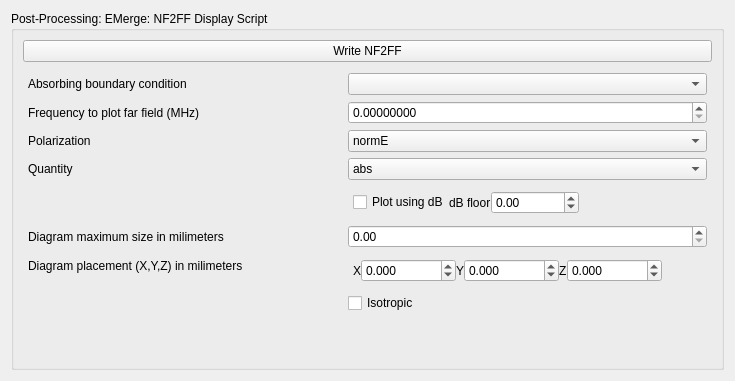
                   <widget class="QWidget" name="probeProcessingEmergeTab_nf2ffTab">
                    <attribute name="title">
                     <string>NF2FF</string>
                    </attribute>
                    <layout class="QVBoxLayout" name="verticalLayout_46">
                     <item>
                      <widget class="QGroupBox" name="nf2ffEMergeGroupProcessing">
                       <property name="title">
                        <string>Post-Processing: EMerge: NF2FF Display Script</string>
                       </property>
                       <layout class="QVBoxLayout" name="verticalLayout_45">
                        <item>
                         <widget class="QPushButton" name="writeNf2ffEmergeButton">
                          <property name="text">
                           <string>Write NF2FF</string>
                          </property>
                         </widget>
                        </item>
                        <item>
                         <layout class="QFormLayout" name="formLayout_2">
                          <property name="horizontalSpacing">
                           <number>0</number>
                          </property>
                          <property name="leftMargin">
                           <number>5</number>
                          </property>
                          <property name="topMargin">
                           <number>5</number>
                          </property>
                          <property name="rightMargin">
                           <number>5</number>
                          </property>
                          <property name="bottomMargin">
                           <number>5</number>
                          </property>
                          <item row="0" column="0">
                           <widget class="QLabel" name="label_126">
                            <property name="text">
                             <string>Absorbing boundary condition</string>
                            </property>
                           </widget>
                          </item>
                          <item row="0" column="1">
                           <widget class="QComboBox" name="portNf2ffEmergeObjectList"/>
                          </item>
                          <item row="1" column="0">
                           <widget class="QLabel" name="label_127">
                            <property name="text">
                             <string>Frequency to plot far field (MHz)</string>
                            </property>
                           </widget>
                          </item>
                          <item row="1" column="1">
                           <widget class="QDoubleSpinBox" name="boundaryNf2ffEmergeFreq">
                            <property name="decimals">
                             <number>8</number>
                            </property>
                            <property name="maximum">
                             <double>10000000000.000000000000000</double>
                            </property>
                           </widget>
                          </item>
                          <item row="2" column="0">
                           <widget class="QLabel" name="label_128">
                            <property name="text">
                             <string>Polarization</string>
                            </property>
                           </widget>
                          </item>
                          <item row="2" column="1">
                           <widget class="QComboBox" name="polarizationNf2ffEmerge">
                            <item>
                             <property name="text">
                              <string>normE</string>
                             </property>
                            </item>
                            <item>
                             <property name="text">
                              <string>Erhcp</string>
                             </property>
                            </item>
                            <item>
                             <property name="text">
                              <string>Elhcp</string>
                             </property>
                            </item>
                            <item>
                             <property name="text">
                              <string>Etheta</string>
                             </property>
                            </item>
                            <item>
                             <property name="text">
                              <string>Ephi</string>
                             </property>
                            </item>
                            <item>
                             <property name="text">
                              <string>Ex</string>
                             </property>
                            </item>
                            <item>
                             <property name="text">
                              <string>Ey</string>
                             </property>
                            </item>
                            <item>
                             <property name="text">
                              <string>Ez</string>
                             </property>
                            </item>
                            <item>
                             <property name="text">
                              <string>AR</string>
                             </property>
                            </item>
                           </widget>
                          </item>
                          <item row="3" column="0">
                           <widget class="QLabel" name="label_129">
                            <property name="text">
                             <string>Quantity</string>
                            </property>
                           </widget>
                          </item>
                          <item row="3" column="1">
                           <widget class="QComboBox" name="quantityNf2ffEmerge">
                            <item>
                             <property name="text">
                              <string>abs</string>
                             </property>
                            </item>
                            <item>
                             <property name="text">
                              <string>real</string>
                             </property>
                            </item>
                            <item>
                             <property name="text">
                              <string>imag</string>
                             </property>
                            </item>
                            <item>
                             <property name="text">
                              <string>angle</string>
                             </property>
                            </item>
                           </widget>
                          </item>
                          <item row="4" column="0">
                           <spacer name="horizontalSpacer_54">
                            <property name="orientation">
                             <enum>Qt::Orientation::Horizontal</enum>
                            </property>
                            <property name="sizeHint" stdset="0">
                             <size>
                              <width>320</width>
                              <height>20</height>
                             </size>
                            </property>
                           </spacer>
                          </item>
                          <item row="4" column="1">
                           <layout class="QHBoxLayout" name="horizontalLayout_65">
                            <property name="leftMargin">
                             <number>5</number>
                            </property>
                            <property name="topMargin">
                             <number>5</number>
                            </property>
                            <property name="rightMargin">
                             <number>5</number>
                            </property>
                            <property name="bottomMargin">
                             <number>5</number>
                            </property>
                            <item>
                             <widget class="QCheckBox" name="useDecibelsNf2ffEmerge">
                              <property name="text">
                               <string>Plot using dB</string>
                              </property>
                             </widget>
                            </item>
                            <item>
                             <widget class="QLabel" name="label_130">
                              <property name="text">
                               <string>dB floor</string>
                              </property>
                             </widget>
                            </item>
                            <item>
                             <widget class="QDoubleSpinBox" name="dBFloorNf2ffEmerge">
                              <property name="minimum">
                               <double>-100000000.000000000000000</double>
                              </property>
                              <property name="maximum">
                               <double>100000000.000000000000000</double>
                              </property>
                             </widget>
                            </item>
                            <item>
                             <spacer name="horizontalSpacer_55">
                              <property name="orientation">
                               <enum>Qt::Orientation::Horizontal</enum>
                              </property>
                              <property name="sizeHint" stdset="0">
                               <size>
                                <width>40</width>
                                <height>20</height>
                               </size>
                              </property>
                             </spacer>
                            </item>
                           </layout>
                          </item>
                          <item row="5" column="0">
                           <widget class="QLabel" name="label_131">
                            <property name="text">
                             <string>Diagram maximum size in milimeters</string>
                            </property>
                           </widget>
                          </item>
                          <item row="5" column="1">
                           <widget class="QDoubleSpinBox" name="diagramRMaxNF2FFEmerge">
                            <property name="maximum">
                             <double>100000000000.000000000000000</double>
                            </property>
                           </widget>
                          </item>
                          <item row="6" column="0">
                           <widget class="QLabel" name="label_132">
                            <property name="text">
                             <string>Diagram placement (X,Y,Z) in milimeters</string>
                            </property>
                           </widget>
                          </item>
                          <item row="6" column="1">
                           <layout class="QHBoxLayout" name="horizontalLayout_66">
                            <property name="leftMargin">
                             <number>5</number>
                            </property>
                            <property name="topMargin">
                             <number>5</number>
                            </property>
                            <property name="rightMargin">
                             <number>5</number>
                            </property>
                            <property name="bottomMargin">
                             <number>5</number>
                            </property>
                            <item>
                             <widget class="QLabel" name="label_133">
                              <property name="text">
                               <string>X</string>
                              </property>
                             </widget>
                            </item>
                            <item>
                             <widget class="QDoubleSpinBox" name="diagramPlacementXNF2FFEmerge">
                              <property name="decimals">
                               <number>3</number>
                              </property>
                              <property name="minimum">
                               <double>-100000000.000000000000000</double>
                              </property>
                              <property name="maximum">
                               <double>100000000.000000000000000</double>
                              </property>
                             </widget>
                            </item>
                            <item>
                             <widget class="QLabel" name="label_134">
                              <property name="text">
                               <string>Y</string>
                              </property>
                             </widget>
                            </item>
                            <item>
                             <widget class="QDoubleSpinBox" name="diagramPlacementYNF2FFEmerge">
                              <property name="decimals">
                               <number>3</number>
                              </property>
                              <property name="minimum">
                               <double>-100000000.000000000000000</double>
                              </property>
                              <property name="maximum">
                               <double>100000000.000000000000000</double>
                              </property>
                             </widget>
                            </item>
                            <item>
                             <widget class="QLabel" name="label_135">
                              <property name="text">
                               <string>Z</string>
                              </property>
                             </widget>
                            </item>
                            <item>
                             <widget class="QDoubleSpinBox" name="diagramPlacementZNF2FFEmerge">
                              <property name="decimals">
                               <number>3</number>
                              </property>
                              <property name="minimum">
                               <double>-100000000.000000000000000</double>
                              </property>
                              <property name="maximum">
                               <double>100000000.000000000000000</double>
                              </property>
                             </widget>
                            </item>
                            <item>
                             <spacer name="horizontalSpacer_56">
                              <property name="orientation">
                               <enum>Qt::Orientation::Horizontal</enum>
                              </property>
                              <property name="sizeHint" stdset="0">
                               <size>
                                <width>40</width>
                                <height>20</height>
                               </size>
                              </property>
                             </spacer>
                            </item>
                           </layout>
                          </item>
                          <item row="7" column="1">
                           <widget class="QCheckBox" name="diagramIsotropicNF2FFEmerge">
                            <property name="text">
                             <string>Isotropic</string>
                            </property>
                           </widget>
                          </item>
                         </layout>
                        </item>
                        <item>
                         <spacer name="verticalSpacer_35">
                          <property name="orientation">
                           <enum>Qt::Orientation::Vertical</enum>
                          </property>
                          <property name="sizeHint" stdset="0">
                           <size>
                            <width>20</width>
                            <height>40</height>
                           </size>
                          </property>
                         </spacer>
                        </item>
                       </layout>
                      </widget>
                     </item>
                    </layout>
                   </widget>
